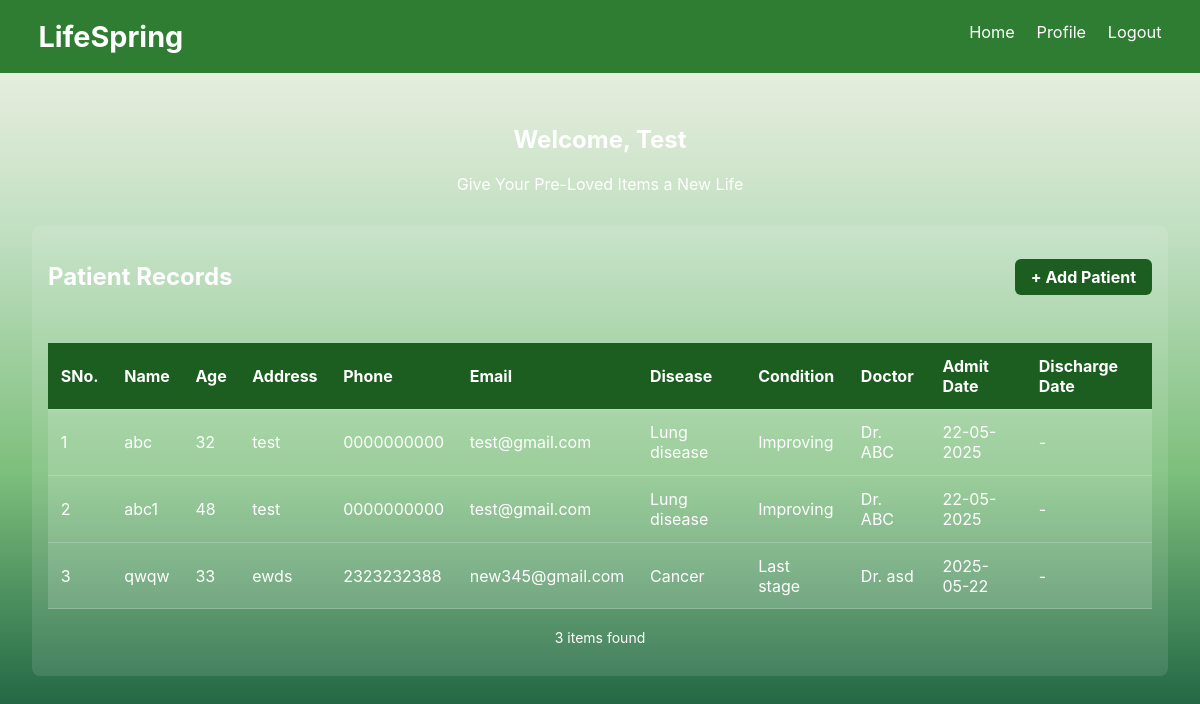
The app's page /dashboard (signed in) with its own data.
### tables this page shows
CREATE TABLE patient (
            id INTEGER PRIMARY KEY AUTOINCREMENT,
            name TEXT NOT NULL,
            age INTEGER NOT NULL,
            address TEXT,
            phone TEXT,
            email TEXT,
            disease TEXT,
            current_condition TEXT,
            doctor TEXT,
            admit_date TEXT,
            discharge_date TEXT
        );

### app.py (the view)
@app.route('/dashboard')
def dashboard():
    if 'user_id' not in session:
        return redirect(url_for('login'))
    patient_data = get_patient_data()
    return render_template('dashboard.html', patient_data=patient_data, username=session.get('username'))

### db_helpers.py (called while the page is built)
def get_db_connection():
    conn = sqlite3.connect(DB_PATH)
    conn.row_factory = sqlite3.Row
    return conn

def get_patient_data():
    conn = get_db_connection()
    patients = conn.execute('SELECT * FROM patient').fetchall()
    conn.close()
    return patients

### templates/dashboard.html (shortened to what this page needs)
<!DOCTYPE html>
<html lang="en">
<head>
    <link rel="stylesheet" href="{{ url_for('static', filename='style.css') }}">
</head>
<body>
    <header class="header">
        <div class="logo">LifeSpring</div>
        <nav class="nav">
            <a href="{{ url_for('dashboard') }}">Home</a>
            <a href="{{ url_for('login') }}">Profile</a>
            <a href="{{ url_for('logout') }}">Logout</a>
        </nav>
    </header>
    <main class="main">
        <section class="hero">
            <h1>Welcome, {{ username }}</h1>
            <p>Give Your Pre-Loved Items a New Life</p>
        </section>
        <section class="data-section">
            <div class="section-header">
        <h2>Patient Records</h2>
        <a href="{{ url_for('add_patient') }}" class="add-btn">+ Add Patient</a>
    </div>
            <div class="table-container">
                <table>
                    <thead>
                        <tr>
                            <th>SNo.</th>
                            <th>Name</th>
                            <th>Age</th>
                            <th>Address</th>
                            <th>Phone</th>
                            <th>Email</th>
                            <th>Disease</th>
                            <th>Condition</th>
                            <th>Doctor</th>
                            <th>Admit Date</th>
                            <th>Discharge Date</th>
                        </tr>
                    </thead>
                    <tbody>
                        {% for patient in patient_data %}
                        <tr>
                            <td>{{loop.index}}</td>
                            <td>{{ patient.name }}</td>
                            <td>{{ patient.age }}</td>
                            <td>{{ patient.address }}</td>
                            <td>{{ patient.phone }}</td>
                            <td>{{ patient.email }}</td>
                            <td>{{ patient.disease }}</td>
                            <td>{{ patient.current_condition }}</td>
                            <td>{{ patient.doctor }}</td>
                            <td>{{ patient.admit_date }}</td>
                            <td>{{ patient.discharge_date if patient.discharge_date else '-' }}</td>
                        </tr>
                        {% endfor %}
                    </tbody>
                </table>
                 <p id="productCount">{{ patient_data|length }} items found</p>
            </div>
        </section>
    </main>
</body>
</html>

### static/style.css (style rules this page uses)
body { margin: 0; font-family: 'Inter', sans-serif; background: linear-gradient(to bottom, #f7f4e9, #c0dfc1, #7dbf7c, #226644); color: white; height: 100%; }
.header { display: flex; justify-content: space-between; padding: 1em 2em; background-color: #2e7d32; font-size: 1.2em; }
.nav a { margin-left: 1em; color: white; text-decoration: none; font-size: 0.85em; }
.logo { font-weight: bold; font-size: 1.5em; }
.main { padding: 2em; }
.hero { text-align: center; margin-bottom: 2em; }
#productCount { text-align: center; margin-top: 20px; font-size: 14px; }
.data-section { background: rgba(255, 255, 255, 0.1); padding: 1em; border-radius: 8px; }
.table-container { overflow-x: auto; }
table { width: 100%; border-collapse: collapse; margin-top: 1em; }
th, td { padding: 0.8em; background: rgba(255, 255, 255, 0.15); border-bottom: 1px solid rgba(255, 255, 255, 0.2); color: #fff; text-align: left; }
th { background-color: #1b5e20; }
.section-header { display: flex; justify-content: space-between; align-items: center; margin-bottom: 1em; }
.add-btn { background-color: #1b5e20; color: white; padding: 0.5em 1em; text-decoration: none; border-radius: 6px; font-weight: bold; }

### records on screen
patient: name "abc", age "32", address "test", phone "0000000000", email "test@gmail.com", disease "Lung disease", current_condition "Improving", doctor "Dr. ABC", admit_date "22-05-2025", discharge_date "-"
patient: name "abc1", age "48", address "test", phone "0000000000", email "test@gmail.com", disease "Lung disease", current_condition "Improving", doctor "Dr. ABC", admit_date "22-05-2025", discharge_date "-"
patient: name "qwqw", age "33", address "ewds", phone "2323232388", email "new345@gmail.com", disease "Cancer", current_condition "Last stage", doctor "Dr. asd", admit_date "2025-05-22", discharge_date "-"

### other values on screen
{{ username }} "Test"
{{ patient_data|length }} "3"
